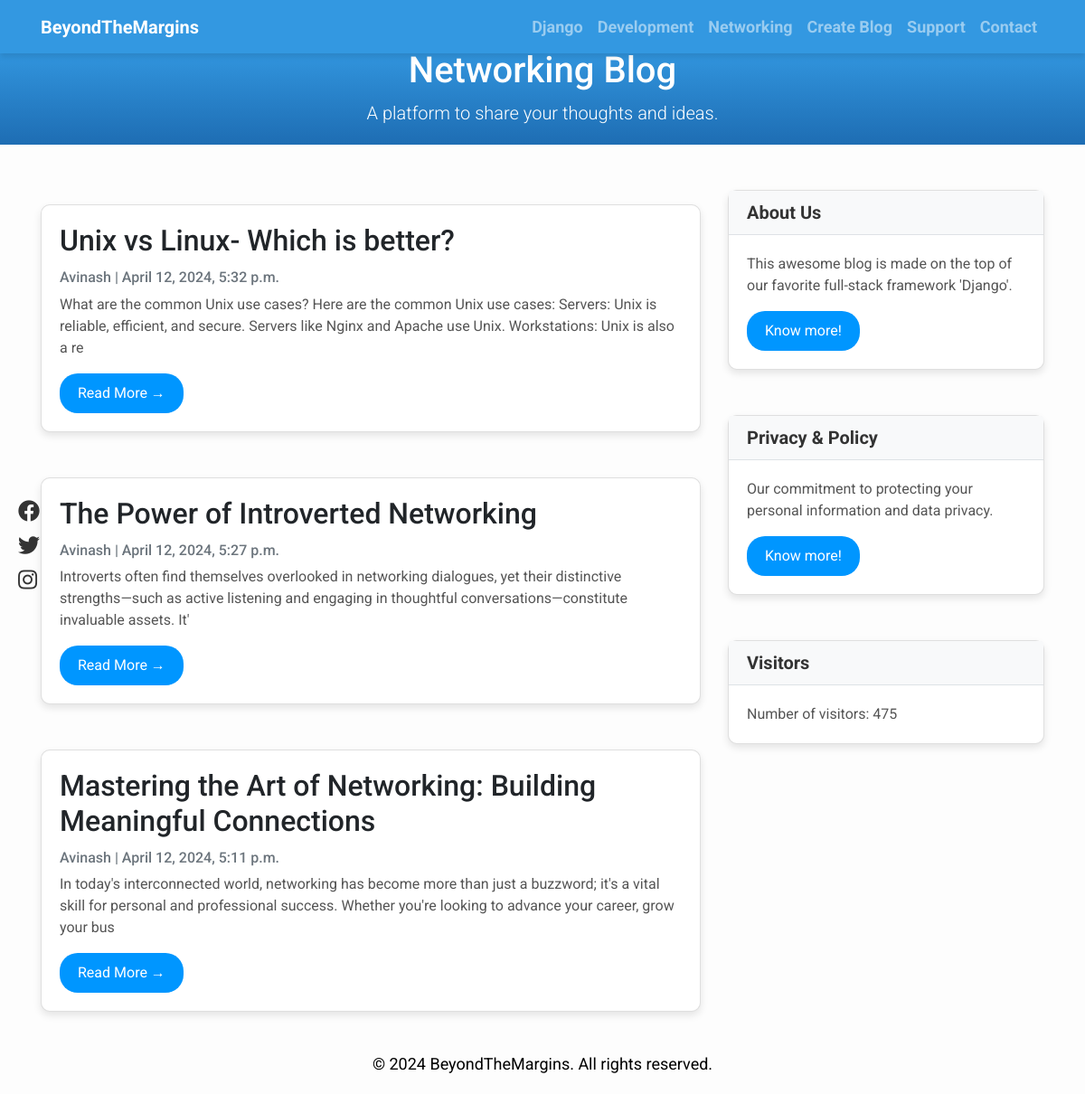
Screenshot of /networking/ with the database file from the repository.
### Blog_app/models.py (models this page shows, shortened)
class Networking(models.Model):
    title = models.CharField(max_length=200, unique=True)
    slug = models.SlugField(max_length=200, unique=True)
    author = models.ForeignKey(User, on_delete=models.CASCADE, related_name='networking_posts')
    updated_on = models.DateTimeField(auto_now=True)
    content = models.TextField()
    created_on = models.DateTimeField(auto_now_add=True)
    status = models.IntegerField(choices=STATUS, default=0)
    image = models.ImageField(upload_to='images/', blank=True, null=True)
    class Meta:
        ordering = ['-created_on']

class VisitCounter(models.Model):
    count = models.IntegerField(default=0)

### Blog_app/views.py (the view)
# urls.py: path('networking/', views.NetworkingList.as_view(), name='networking'),
class NetworkingList(generic.ListView):
    queryset = Networking.objects.filter(status=1).order_by('-created_on')
    template_name = 'networking.html'
    def get_context_data(self, **kwargs):
        context = super().get_context_data(**kwargs)
        visit_counter, created = VisitCounter.objects.get_or_create()
        if created:
            visit_counter.save()
        visit_counter.count += 1
        visit_counter.save()
        context['visit_counter'] = visit_counter
        return context

### templates/networking.html (shortened to what this page needs)
<!DOCTYPE html>
<html lang="en">
<head>
</head>
<body>
    {% extends "base.html" %}
    {% block content %}
    <header class="masthead text-center">
        <div class="container">
            <h1>Networking Blog</h1>
            <p class="lead">A platform to share your thoughts and ideas.</p>
        </div>
    </header>
    <div class="container">
        <div class="row">
            <div class="col-md-8 mt-3 left">
                {% for networking in networking_list %}
                <div class="card mb-4">
                    <div class="card-body">
                        <h2 class="card-title">{{ networking.title }}</h2>
                        <p class="card-text text-muted h6">{{ networking.author }} | {{ networking.created_on}} </p>
                        <p class="card-text">{{networking.content|slice:":200" }}</p>
                        <a href="{% url 'networking_detail' networking.slug  %}" class="btn btn-primary">Read More &rarr;</a>
                    </div>
                </div>
                {% endfor %}
            </div>
            {% block sidebar %} {% include 'sidebar.html' %} {% endblock sidebar %}
        </div>
    </div>
    {%endblock%}

### templates/sidebar.html (shortened to what this page needs)
{% block sidebar %}
<div class="col-md-4 float-right">
    <div class="card">
        <h5 class="card-header">About Us</h5>
        <div class="card-body">
            <p class="card-text">This awesome blog is made on the top of our favorite full-stack framework 'Django'.</p>
            <a href="{% url 'about' %}" class="btn btn-primary">Know more!</a>
        </div>
    </div>
    <div class="card">
        <h5 class="card-header">Privacy & Policy</h5>
        <div class="card-body">
            <p class="card-text">Our commitment to protecting your personal information and data privacy.</p>
            <a href="{% url 'privacy' %}" class="btn btn-primary">Know more!</a>
        </div>
    </div>
    <div class="card">
        <h5 class="card-header">Visitors</h5>
        <div class="card-body">
            <p class="card-text">Number of visitors: {{ visit_counter.count }}</p>
        </div>
    </div>
</div>
{% endblock sidebar %}

### templates/base.html (style rules this page uses)
body { font-family: "Roboto", sans-serif; font-size: 16px; background-color: #f8f9fa; }
.masthead { background: linear-gradient(to bottom, #3398E1, #1E6DB3); color: #fff; padding: 4px 0; }

### templates/networking.html (style rules this page uses)
body { font-family: "Roboto", sans-serif; font-size: 18px; background-color: #fdfdfd; margin-top: 50px; }
.card { box-shadow: 0 16px 48px #E3E7EB; }

### templates/sidebar.html (style rules this page uses)
.card { box-shadow: 0 4px 8px rgba(0, 0, 0, 0.1); border-radius: 10px; margin-bottom: 20px; margin-top: 50px; }
.card-header { background-color: #f8f9fa; border-bottom: 1px solid #dee2e6; font-weight: bold; color: #333; }
.card-body { padding: 20px; }
.card-text { font-size: 16px; color: #555; }
.btn { background-color: #0096FF; color: #fff; border: none; border-radius: 20px; padding: 10px 20px; font-size: 16px; transition: background-color 0.3s; }

### rows the page displays
Networking: title "Unix vs Linux- Which is better?", author "Avinash", created_on "April 12, 2024, 5:32 p.m.", content "What are the common Unix use cases? Here are the common Unix use cases: Servers: Unix is reliable, efficient, and secure. Servers like Nginx and Apache use Unix. Workstations: Unix is also a re"
Networking: title "The Power of Introverted Networking", author "Avinash", created_on "April 12, 2024, 5:27 p.m.", content "Introverts often find themselves overlooked in networking dialogues, yet their distinctive strengths—such as active listening and engaging in thoughtful conversations—constitute invaluable assets. It'"
Networking: title "Mastering the Art of Networking: Building Meaningful Connections", author "Avinash", created_on "April 12, 2024, 5:11 p.m.", content "In today's interconnected world, networking has become more than just a buzzword; it's a vital skill for personal and professional success. Whether you're looking to advance your career, grow your bus"
VisitCounter: count "475"
